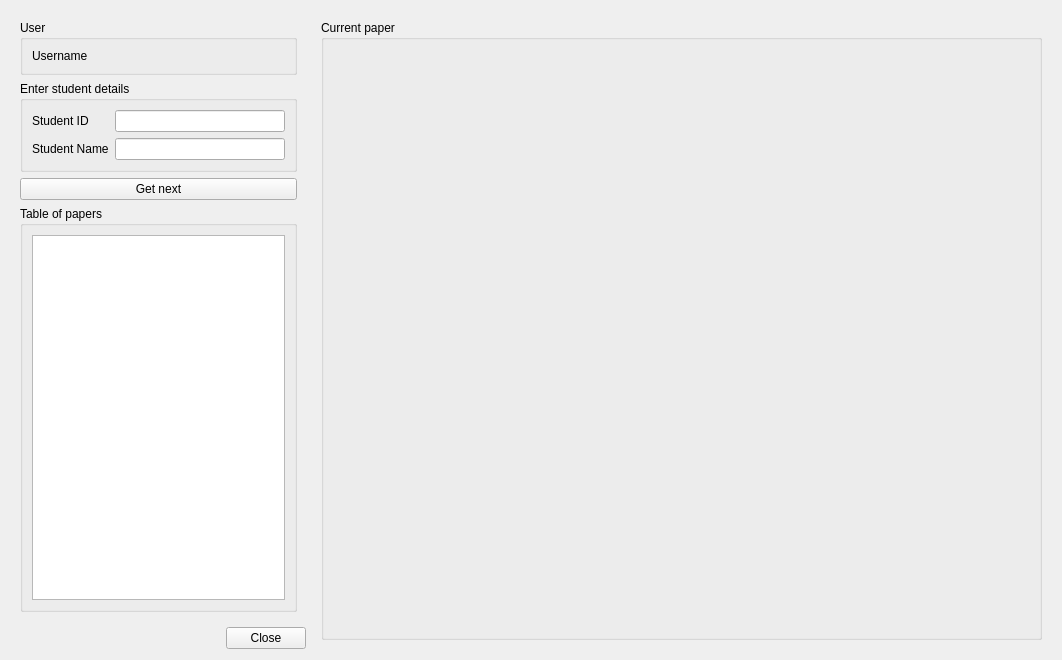
<?xml version="1.0" encoding="UTF-8"?>
<ui version="4.0">
 <class>IdentifyWindow</class>
 <widget class="QWidget" name="IdentifyWindow">
  <property name="windowModality">
   <enum>Qt::ApplicationModal</enum>
  </property>
  <property name="geometry">
   <rect>
    <x>0</x>
    <y>0</y>
    <width>1062</width>
    <height>660</height>
   </rect>
  </property>
  <property name="sizePolicy">
   <sizepolicy hsizetype="Preferred" vsizetype="Preferred">
    <horstretch>1</horstretch>
    <verstretch>1</verstretch>
   </sizepolicy>
  </property>
  <property name="baseSize">
   <size>
    <width>0</width>
    <height>0</height>
   </size>
  </property>
  <property name="windowTitle">
   <string>Identify papers</string>
  </property>
  <layout class="QGridLayout" name="gridLayout_5">
   <property name="sizeConstraint">
    <enum>QLayout::SetDefaultConstraint</enum>
   </property>
   <item row="0" column="0">
    <widget class="QWidget" name="widget" native="true">
     <property name="sizePolicy">
      <sizepolicy hsizetype="Preferred" vsizetype="Preferred">
       <horstretch>2</horstretch>
       <verstretch>0</verstretch>
      </sizepolicy>
     </property>
     <layout class="QGridLayout" name="gridLayout_3">
      <property name="sizeConstraint">
       <enum>QLayout::SetNoConstraint</enum>
      </property>
      <item row="1" column="0">
       <widget class="QGroupBox" name="studentBox">
        <property name="title">
         <string>Enter student details</string>
        </property>
        <layout class="QFormLayout" name="formLayout">
         <property name="sizeConstraint">
          <enum>QLayout::SetDefaultConstraint</enum>
         </property>
         <item row="0" column="0">
          <widget class="QLabel" name="idLabel">
           <property name="text">
            <string>Student ID</string>
           </property>
          </widget>
         </item>
         <item row="0" column="1">
          <widget class="QLineEdit" name="idEdit"/>
         </item>
         <item row="1" column="0">
          <widget class="QLabel" name="nameLabel">
           <property name="text">
            <string>Student Name</string>
           </property>
          </widget>
         </item>
         <item row="1" column="1">
          <widget class="QLineEdit" name="nameEdit"/>
         </item>
        </layout>
       </widget>
      </item>
      <item row="2" column="0">
       <widget class="QPushButton" name="nextButton">
        <property name="text">
         <string>Get next</string>
        </property>
       </widget>
      </item>
      <item row="0" column="0">
       <widget class="QGroupBox" name="userBox">
        <property name="title">
         <string>User</string>
        </property>
        <layout class="QGridLayout" name="gridLayout">
         <property name="sizeConstraint">
          <enum>QLayout::SetDefaultConstraint</enum>
         </property>
         <item row="0" column="0">
          <widget class="QLabel" name="userLabel">
           <property name="text">
            <string>Username</string>
           </property>
          </widget>
         </item>
        </layout>
       </widget>
      </item>
      <item row="3" column="0">
       <widget class="QGroupBox" name="tableBox">
        <property name="title">
         <string>Table of papers</string>
        </property>
        <layout class="QGridLayout" name="gridLayout_2">
         <property name="sizeConstraint">
          <enum>QLayout::SetDefaultConstraint</enum>
         </property>
         <item row="0" column="0">
          <widget class="QTableView" name="tableView">
           <property name="editTriggers">
            <set>QAbstractItemView::NoEditTriggers</set>
           </property>
           <property name="selectionMode">
            <enum>QAbstractItemView::SingleSelection</enum>
           </property>
           <property name="selectionBehavior">
            <enum>QAbstractItemView::SelectRows</enum>
           </property>
          </widget>
         </item>
        </layout>
       </widget>
      </item>
     </layout>
    </widget>
   </item>
   <item row="1" column="0">
    <layout class="QHBoxLayout" name="horizontalLayout">
     <property name="sizeConstraint">
      <enum>QLayout::SetDefaultConstraint</enum>
     </property>
     <item>
      <spacer name="horizontalSpacer">
       <property name="orientation">
        <enum>Qt::Horizontal</enum>
       </property>
       <property name="sizeHint" stdset="0">
        <size>
         <width>40</width>
         <height>20</height>
        </size>
       </property>
      </spacer>
     </item>
     <item>
      <widget class="QPushButton" name="closeButton">
       <property name="text">
        <string>Close</string>
       </property>
      </widget>
     </item>
    </layout>
   </item>
   <item row="0" column="1" rowspan="2">
    <widget class="QWidget" name="widget_2" native="true">
     <property name="sizePolicy">
      <sizepolicy hsizetype="Preferred" vsizetype="Preferred">
       <horstretch>5</horstretch>
       <verstretch>0</verstretch>
      </sizepolicy>
     </property>
     <layout class="QGridLayout" name="gridLayout_4">
      <property name="sizeConstraint">
       <enum>QLayout::SetDefaultConstraint</enum>
      </property>
      <item row="0" column="0">
       <widget class="QGroupBox" name="paperBox">
        <property name="title">
         <string>Current paper</string>
        </property>
        <layout class="QGridLayout" name="gridLayout_7">
         <property name="sizeConstraint">
          <enum>QLayout::SetDefaultConstraint</enum>
         </property>
        </layout>
       </widget>
      </item>
     </layout>
    </widget>
   </item>
  </layout>
 </widget>
 <tabstops>
  <tabstop>idEdit</tabstop>
  <tabstop>nameEdit</tabstop>
  <tabstop>nextButton</tabstop>
  <tabstop>tableView</tabstop>
  <tabstop>closeButton</tabstop>
 </tabstops>
 <resources/>
 <connections/>
</ui>
